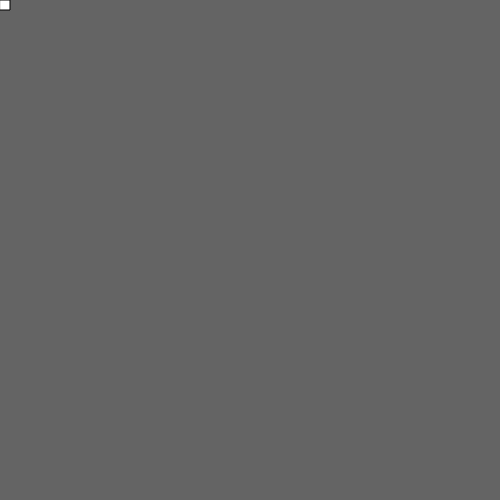
Frame 1 (no input)
Frame 60 (no input): identical to frame 1, image omitted
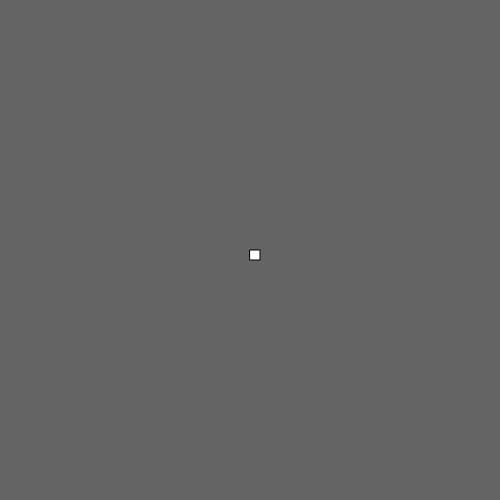
Frame 120 (the mouse pressed at the canvas centre since frame 60)

The p5.js sketch that drew these frames (run headless with seeded random() and noise() and a simulated clock; from frame 60 on, the mouse is pressed at the canvas centre):

// p5.js sketch
// ── sketch.js
function setup() {
  // put setup code here
  createCanvas(500, 500);
}

function draw() {
  // put drawing code here
  background(100) ;
text(mouseX, mouseY) ; 
  rect(mouseX, mouseY, 10, 10) ;
}
